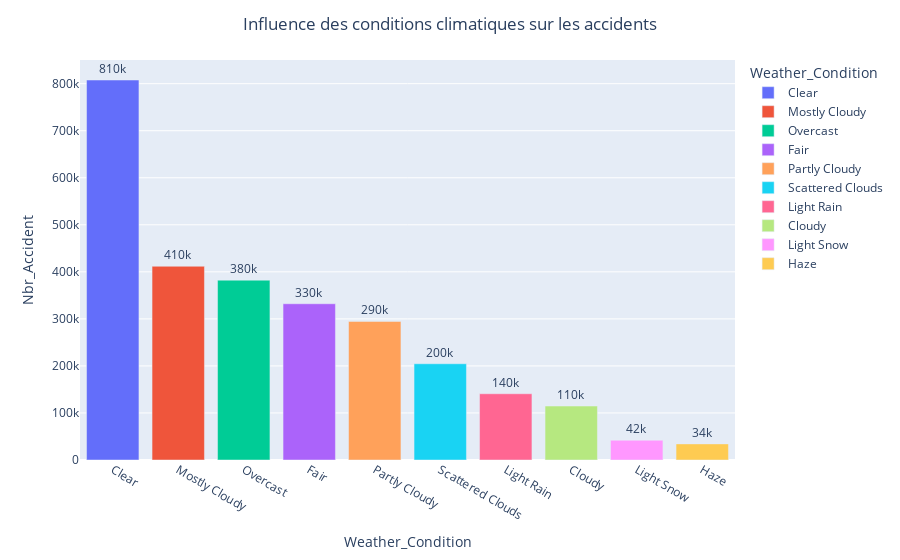

This figure's notebook cell:
### Markdown cell above
##  <p style="color:green;"><b>5. L'effet des conditions météorologiques sur la survenance des accidents :</p><b>

### Code cell
df_weather = df.groupby('Weather_Condition').size().sort_values(ascending= False).reset_index()
df_weather = df_weather.rename(columns={0: 'Nbr_Accident'})
df_weather = df_weather.head(10)
fig= px.bar(df_weather ,x="Weather_Condition", y ="Nbr_Accident" , text='Nbr_Accident' ,color="Weather_Condition")
fig.update_traces(texttemplate='%{text:.2s}', textposition='outside')
fig.update_layout(uniformtext_minsize=8, uniformtext_mode='hide')
fig.update_layout(title_text="Influence des conditions climatiques sur les accidents", title_x=0.5)
fig.show()

### Figure 1 — Plotly figure (JSON) as saved in the notebook; plotly's stock layout.template omitted (floating-point values rounded to 4 significant figures)
{"data": [{"alignmentgroup": "True", "hovertemplate": "Weather_Condition=%{x}<br>Nbr_Accident=%{text}<extra></extra>", "legendgroup": "Clear", "marker": {"color": "#636efa"}, "name": "Clear", "offsetgroup": "Clear", "orientation": "v", "showlegend": true, "text": [807829], "textposition": "outside", "texttemplate": "%{text:.2s}", "type": "bar", "x": ["Clear"], "xaxis": "x", "y": [807829], "yaxis": "y"}, {"alignmentgroup": "True", "hovertemplate": "Weather_Condition=%{x}<br>Nbr_Accident=%{text}<extra></extra>", "legendgroup": "Mostly Cloudy", "marker": {"color": "#EF553B"}, "name": "Mostly Cloudy", "offsetgroup": "Mostly Cloudy", "orientation": "v", "showlegend": true, "text": [411890], "textposition": "outside", "texttemplate": "%{text:.2s}", "type": "bar", "x": ["Mostly Cloudy"], "xaxis": "x", "y": [411890], "yaxis": "y"}, {"alignmentgroup": "True", "hovertemplate": "Weather_Condition=%{x}<br>Nbr_Accident=%{text}<extra></extra>", "legendgroup": "Overcast", "marker": {"color": "#00cc96"}, "name": "Overcast", "offsetgroup": "Overcast", "orientation": "v", "showlegend": true, "text": [382342], "textposition": "outside", "texttemplate": "%{text:.2s}", "type": "bar", "x": ["Overcast"], "xaxis": "x", "y": [382342], "yaxis": "y"}, {"alignmentgroup": "True", "hovertemplate": "Weather_Condition=%{x}<br>Nbr_Accident=%{text}<extra></extra>", "legendgroup": "Fair", "marker": {"color": "#ab63fa"}, "name": "Fair", "offsetgroup": "Fair", "orientation": "v", "showlegend": true, "text": [332181], "textposition": "outside", "texttemplate": "%{text:.2s}", "type": "bar", "x": ["Fair"], "xaxis": "x", "y": [332181], "yaxis": "y"}, {"alignmentgroup": "True", "hovertemplate": "Weather_Condition=%{x}<br>Nbr_Accident=%{text}<extra></extra>", "legendgroup": "Partly Cloudy", "marker": {"color": "#FFA15A"}, "name": "Partly Cloudy", "offsetgroup": "Partly Cloudy", "orientation": "v", "showlegend": true, "text": [294600], "textposition": "outside", "texttemplate": "%{text:.2s}", "type": "bar", "x": ["Partly Cloudy"], "xaxis": "x", "y": [294600], "yaxis": "y"}, {"alignmentgroup": "True", "hovertemplate": "Weather_Condition=%{x}<br>Nbr_Accident=%{text}<extra></extra>", "legendgroup": "Scattered Clouds", "marker": {"color": "#19d3f3"}, "name": "Scattered Clouds", "offsetgroup": "Scattered Clouds", "orientation": "v", "showlegend": true, "text": [204599], "textposition": "outside", "texttemplate": "%{text:.2s}", "type": "bar", "x": ["Scattered Clouds"], "xaxis": "x", "y": [204599], "yaxis": "y"}, {"alignmentgroup": "True", "hovertemplate": "Weather_Condition=%{x}<br>Nbr_Accident=%{text}<extra></extra>", "legendgroup": "Light Rain", "marker": {"color": "#FF6692"}, "name": "Light Rain", "offsetgroup": "Light Rain", "orientation": "v", "showlegend": true, "text": [140855], "textposition": "outside", "texttemplate": "%{text:.2s}", "type": "bar", "x": ["Light Rain"], "xaxis": "x", "y": [140855], "yaxis": "y"}, {"alignmentgroup": "True", "hovertemplate": "Weather_Condition=%{x}<br>Nbr_Accident=%{text}<extra></extra>", "legendgroup": "Cloudy", "marker": {"color": "#B6E880"}, "name": "Cloudy", "offsetgroup": "Cloudy", "orientation": "v", "showlegend": true, "text": [114728], "textposition": "outside", "texttemplate": "%{text:.2s}", "type": "bar", "x": ["Cloudy"], "xaxis": "x", "y": [114728], "yaxis": "y"}, {"alignmentgroup": "True", "hovertemplate": "Weather_Condition=%{x}<br>Nbr_Accident=%{text}<extra></extra>", "legendgroup": "Light Snow", "marker": {"color": "#FF97FF"}, "name": "Light Snow", "offsetgroup": "Light Snow", "orientation": "v", "showlegend": true, "text": [42024], "textposition": "outside", "texttemplate": "%{text:.2s}", "type": "bar", "x": ["Light Snow"], "xaxis": "x", "y": [42024], "yaxis": "y"}, {"alignmentgroup": "True", "hovertemplate": "Weather_Condition=%{x}<br>Nbr_Accident=%{text}<extra></extra>", "legendgroup": "Haze", "marker": {"color": "#FECB52"}, "name": "Haze", "offsetgroup": "Haze", "orientation": "v", "showlegend": true, "text": [34259], "textposition": "outside", "texttemplate": "%{text:.2s}", "type": "bar", "x": ["Haze"], "xaxis": "x", "y": [34259], "yaxis": "y"}], "layout": {"barmode": "relative", "legend": {"title": {"text": "Weather_Condition"}, "tracegroupgap": 0}, "margin": {"t": 60}, "title": {"text": "Influence des conditions climatiques sur les accidents", "x": 0.5}, "uniformtext": {"minsize": 8, "mode": "hide"}, "xaxis": {"anchor": "y", "categoryarray": ["Clear", "Mostly Cloudy", "Overcast", "Fair", "Partly Cloudy", "Scattered Clouds", "Light Rain", "Cloudy", "Light Snow", "Haze"], "categoryorder": "array", "domain": [0, 1], "title": {"text": "Weather_Condition"}}, "yaxis": {"anchor": "x", "domain": [0, 1], "title": {"text": "Nbr_Accident"}}}}
